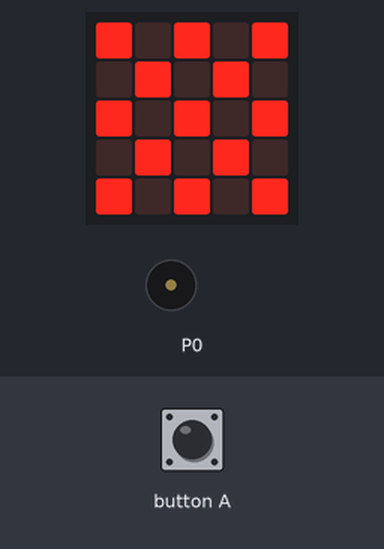
A program run on a simulated BBC micro:bit (MakeCode). Shown: the board's 5×5 LED display, buzzer (waves = sounding). Inputs (shaded band) come from the test bench.

Above: at 1.6 s.
1.7 s: button A pressed for 0.15 s
At 2.7 s:
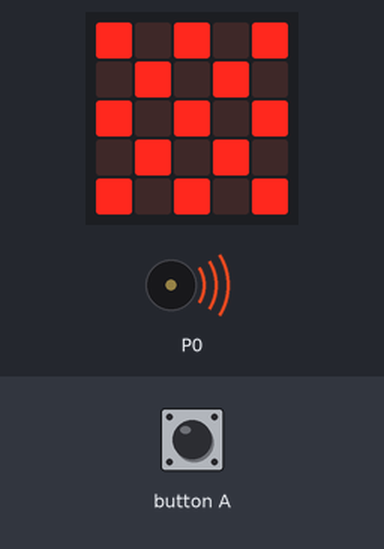
Timing chart, 0 to 4.7 s (numbered marks = the images above; inputs shaded):
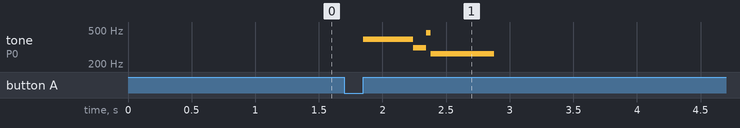

The program:

main.ts
```typescript
input.onButtonPressed(Button.A, function () {
    music.playTone(392, music.beat(BeatFraction.Quarter))
    music.playTone(392, music.beat(BeatFraction.Quarter))
    music.playTone(392, music.beat(BeatFraction.Quarter))
    music.playTone(311, music.beat(BeatFraction.Eighth))
    music.playTone(311, music.beat(BeatFraction.Sixteenth))
    music.playTone(466, music.beat(BeatFraction.Sixteenth))
    music.playTone(262, music.beat(BeatFraction.Whole))
})
basic.showLeds(`
    # . # . #
    . # . # .
    # . # . #
    . # . # .
    # . # . #
    `)
basic.forever(function () {

})
```

test.ts
```typescript
// aquí va el archivo "tests"; esto no se compilará cuando este paquete se utilice como una extensión.
```

Measured:
- after the input at 1.7 s, tone on P0: plays 392 Hz for 0.39 s, 311 Hz for 0.10 s, 466 Hz for 0.04 s, 262 Hz for 0.50 s, starting after 0.15 s
